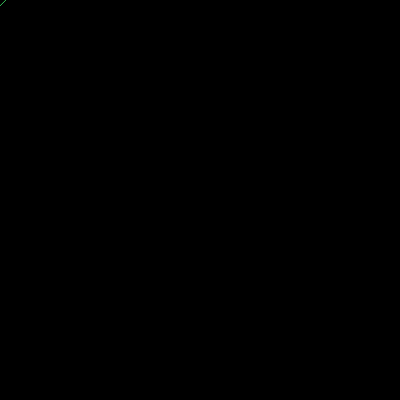
Frame 1 (no input)
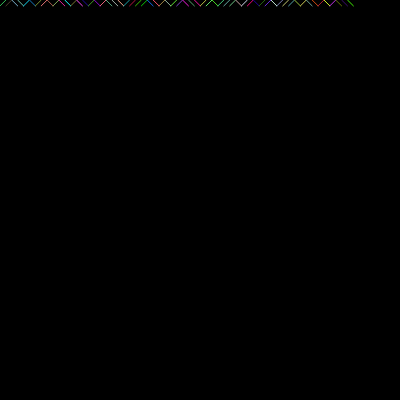
Frame 60 (no input)
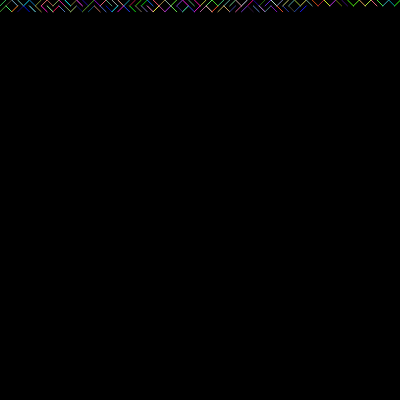
Frame 120 (the mouse pressed at the canvas centre since frame 60)

The p5.js sketch that drew these frames (run headless with seeded random() and noise() and a simulated clock; from frame 60 on, the mouse is pressed at the canvas centre):

// p5.js sketch
// ── sketch.js
var x = 0;
var y = 0;
var spacing = 5.89;

function setup() {
    createCanvas(400,400);
    background (0);
}

function draw() {
   stroke(255);
    if (random(1) < 0.5) {
        stroke(random(1,255), random(1,255), random(1,255));
        line(x, y, x + spacing, y + spacing);
    }
    else {
        stroke(random(1,255), random(1,255), random(1,255));
        line(x, y+spacing, x+spacing, y);
    }
    x += spacing;
    if (x > width) {
        x = 0;
        y += spacing;
    }

}
